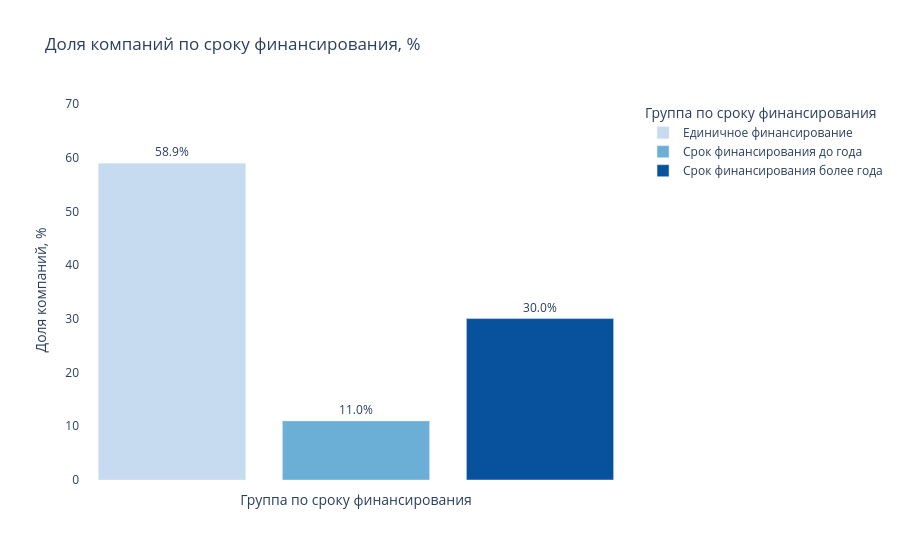
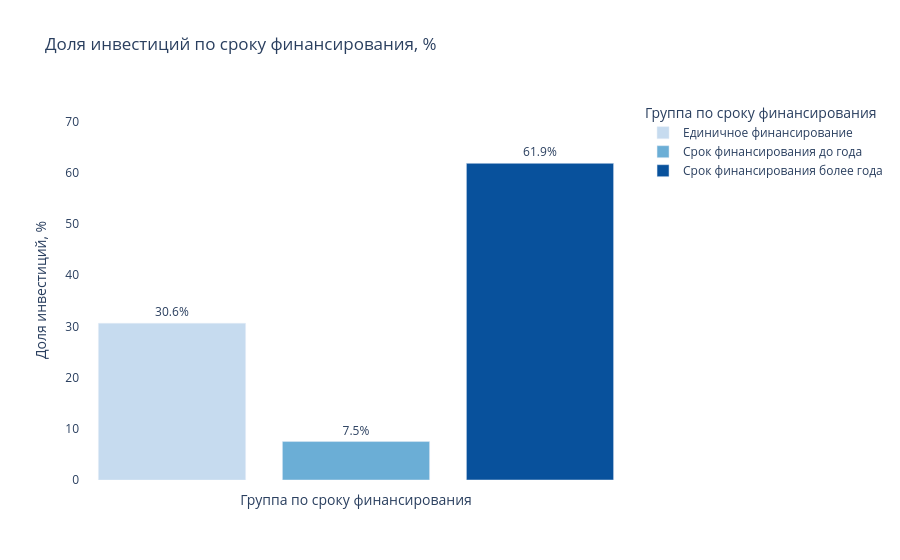

Write notebook code for charts like these, in order.
### Code cell
# Единая палитра (определим перед графиком)
palette = {
    'Единичное финансирование': '#c6dbef',
    'Срок финансирования до года': '#6baed6',
    'Срок финансирования более года': '#08519c',
}

# График: доля компаний
fig_companies = px.bar(
    group_counts_plot,
    x='funding_group',
    y='share_companies',
    color='funding_group',
    color_discrete_map=palette,
    text='share_companies',
    title='Доля компаний по сроку финансирования, %',
    labels={
        'funding_group': 'Группа по сроку финансирования',
        'share_companies': 'Доля компаний, %',
    },
)

fig_companies.update_traces(texttemplate='%{text:.1f}%', textposition='outside')

max_y_comp = group_counts_plot['share_companies'].max()
fig_companies.update_yaxes(
    range=[0, max_y_comp * 1.2],
    showgrid=False,
    zeroline=False
)

fig_companies.update_xaxes(showgrid=False, zeroline=False, showticklabels=False)

fig_companies.update_layout(
    yaxis_title='Доля компаний, %',
    plot_bgcolor='rgba(0,0,0,0)',
    paper_bgcolor='rgba(0,0,0,0)',
)

fig_companies.show()

# Для наглядности разместим 2 график сразу снизу
# График: доля инвестиций
fig_investments = px.bar(
    group_investments_plot,
    x='funding_group',
    y='share_investments',
    color='funding_group',
    color_discrete_map=palette,
    text='share_investments',
    hover_data=['total_investments'],
    title='Доля инвестиций по сроку финансирования, %',
    labels={
        'funding_group': 'Группа по сроку финансирования',
        'share_investments': 'Доля инвестиций, %',
        'total_investments': 'Суммарный объём инвестиций, USD',
    },
)

fig_investments.update_traces(texttemplate='%{text:.1f}%', textposition='outside')

max_y_inv = group_investments_plot['share_investments'].max()
fig_investments.update_yaxes(
    range=[0, max_y_inv * 1.2],
    showgrid=False,
    zeroline=False
)

fig_investments.update_xaxes(showgrid=False, zeroline=False, showticklabels=False)

fig_investments.update_layout(
    yaxis_title='Доля инвестиций, %',
    plot_bgcolor='rgba(0,0,0,0)',
    paper_bgcolor='rgba(0,0,0,0)',
)

fig_investments.show()
fig_investments.write_image(
    "fig_share_investments.png",
    format="png",
    scale=2,
    width=1000,
    height=600,
)

### Figure 1 — Plotly figure (JSON) as saved in the notebook; plotly's stock layout.template omitted (floating-point values rounded to 4 significant figures)
{"data": [{"hovertemplate": "Группа по сроку финансирования=%{x}<br>Доля компаний, %=%{text}<extra></extra>", "legendgroup": "Единичное финансирование", "marker": {"color": "#c6dbef", "pattern": {"shape": ""}}, "name": "Единичное финансирование", "orientation": "v", "showlegend": true, "text": [58.95], "textposition": "outside", "texttemplate": "%{text:.1f}%", "type": "bar", "x": ["Единичное финансирование"], "xaxis": "x", "y": [58.95], "yaxis": "y"}, {"hovertemplate": "Группа по сроку финансирования=%{x}<br>Доля компаний, %=%{text}<extra></extra>", "legendgroup": "Срок финансирования до года", "marker": {"color": "#6baed6", "pattern": {"shape": ""}}, "name": "Срок финансирования до года", "orientation": "v", "showlegend": true, "text": [11.0], "textposition": "outside", "texttemplate": "%{text:.1f}%", "type": "bar", "x": ["Срок финансирования до года"], "xaxis": "x", "y": [11.0], "yaxis": "y"}, {"hovertemplate": "Группа по сроку финансирования=%{x}<br>Доля компаний, %=%{text}<extra></extra>", "legendgroup": "Срок финансирования более года", "marker": {"color": "#08519c", "pattern": {"shape": ""}}, "name": "Срок финансирования более года", "orientation": "v", "showlegend": true, "text": [30.05], "textposition": "outside", "texttemplate": "%{text:.1f}%", "type": "bar", "x": ["Срок финансирования более года"], "xaxis": "x", "y": [30.05], "yaxis": "y"}], "layout": {"barmode": "relative", "legend": {"title": {"text": "Группа по сроку финансирования"}, "tracegroupgap": 0}, "paper_bgcolor": "rgba(0,0,0,0)", "plot_bgcolor": "rgba(0,0,0,0)", "title": {"text": "Доля компаний по сроку финансирования, %"}, "xaxis": {"anchor": "y", "categoryarray": ["Единичное финансирование", "Срок финансирования до года", "Срок финансирования более года"], "categoryorder": "array", "domain": [0, 1], "showgrid": false, "showticklabels": false, "title": {"text": "Группа по сроку финансирования"}, "zeroline": false}, "yaxis": {"anchor": "x", "domain": [0, 1], "range": [0, 70.74], "showgrid": false, "title": {"text": "Доля компаний, %"}, "zeroline": false}}}

### Figure 2 — Plotly figure (JSON) as saved in the notebook; plotly's stock layout.template omitted (floating-point values rounded to 4 significant figures)
{"data": [{"customdata": [[199304424483]], "hovertemplate": "Группа по сроку финансирования=%{x}<br>Доля инвестиций, %=%{text}<br>Суммарный объём инвестиций, USD=%{customdata[0]}<extra></extra>", "legendgroup": "Единичное финансирование", "marker": {"color": "#c6dbef", "pattern": {"shape": ""}}, "name": "Единичное финансирование", "orientation": "v", "showlegend": true, "text": [30.62], "textposition": "outside", "texttemplate": "%{text:.1f}%", "type": "bar", "x": ["Единичное финансирование"], "xaxis": "x", "y": [30.62], "yaxis": "y"}, {"customdata": [[48885981057]], "hovertemplate": "Группа по сроку финансирования=%{x}<br>Доля инвестиций, %=%{text}<br>Суммарный объём инвестиций, USD=%{customdata[0]}<extra></extra>", "legendgroup": "Срок финансирования до года", "marker": {"color": "#6baed6", "pattern": {"shape": ""}}, "name": "Срок финансирования до года", "orientation": "v", "showlegend": true, "text": [7.511], "textposition": "outside", "texttemplate": "%{text:.1f}%", "type": "bar", "x": ["Срок финансирования до года"], "xaxis": "x", "y": [7.511], "yaxis": "y"}, {"customdata": [[402708997604]], "hovertemplate": "Группа по сроку финансирования=%{x}<br>Доля инвестиций, %=%{text}<br>Суммарный объём инвестиций, USD=%{customdata[0]}<extra></extra>", "legendgroup": "Срок финансирования более года", "marker": {"color": "#08519c", "pattern": {"shape": ""}}, "name": "Срок финансирования более года", "orientation": "v", "showlegend": true, "text": [61.87], "textposition": "outside", "texttemplate": "%{text:.1f}%", "type": "bar", "x": ["Срок финансирования более года"], "xaxis": "x", "y": [61.87], "yaxis": "y"}], "layout": {"barmode": "relative", "legend": {"title": {"text": "Группа по сроку финансирования"}, "tracegroupgap": 0}, "paper_bgcolor": "rgba(0,0,0,0)", "plot_bgcolor": "rgba(0,0,0,0)", "title": {"text": "Доля инвестиций по сроку финансирования, %"}, "xaxis": {"anchor": "y", "categoryarray": ["Единичное финансирование", "Срок финансирования до года", "Срок финансирования более года"], "categoryorder": "array", "domain": [0, 1], "showgrid": false, "showticklabels": false, "title": {"text": "Группа по сроку финансирования"}, "zeroline": false}, "yaxis": {"anchor": "x", "domain": [0, 1], "range": [0, 74.24], "showgrid": false, "title": {"text": "Доля инвестиций, %"}, "zeroline": false}}}
